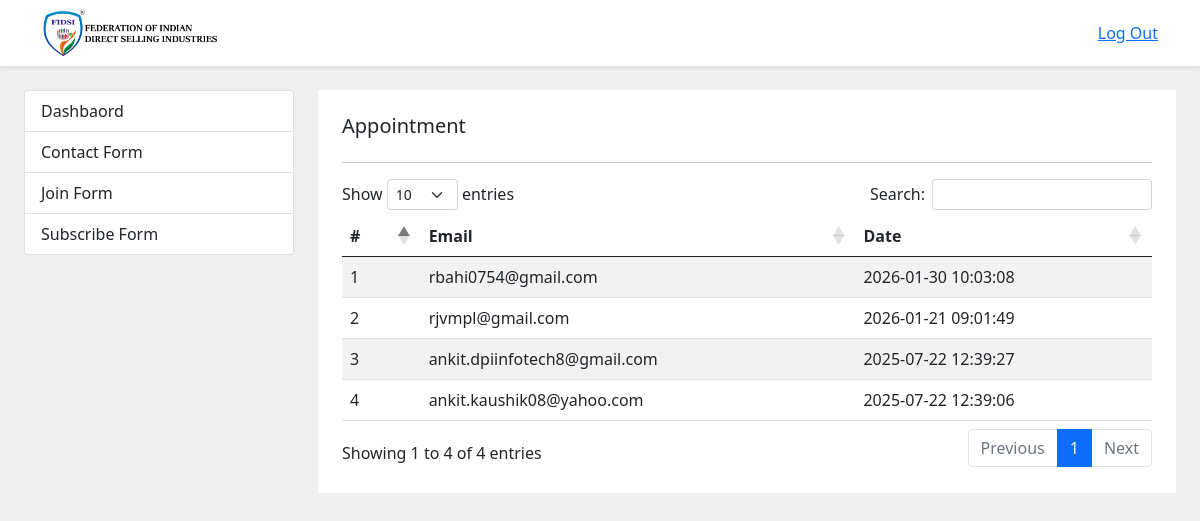
Page /admin/subscribe.php (signed in) on the committed database.
### tables this page shows
CREATE TABLE `subscribe` (
  `id` int(200) NOT NULL,
  `email` varchar(200) NOT NULL,
  `ddate` timestamp NOT NULL DEFAULT current_timestamp()
);

### admin/subscribe.php (the view, shortened to what this page needs)
<?php include_once'header.php';?>
<link rel="stylesheet" href="https://cdn.datatables.net/1.13.2/css/dataTables.bootstrap5.min.css">
<div class="mx-4">
    <div class="row">
        <?php include_once'leftlink.php';?>
        <div class="col-lg-9">
            <div class="bg-white p-4">
                <div class="d-flex justify-content-between align-item-center">
                    <h5>Appointment</h5>
                </div>
                <hr>
                <div class="table-responsive">
                <table id="example" class="table table-striped" style="width:100%">
                    <thead>
                        <tr>
                            <th>#</th>
                            <th>Email</th>
                            <th>Date</th>
                        </tr>
                    </thead>
                    <tbody>
                    <?php
                    $n=1;
                    $query = $mysqli->query("select * from subscribe order by id desc");
                    while($row = $query->fetch_assoc()){
                    ?>
                    <tr>
                        <td><?=$n?></td>
                        <td><?=$row['email']?></td>
                        <td><?=$row['ddate']?></td>
                    </tr>
                    <?php
                    $n++;
                    }
                    ?>
                    </tbody>
                </table>
                </div>
            </div>
        </div>
    </div>
</div>
</body>
</html>

### admin/header.php (shortened to what this page needs)
<!doctype html>
<html lang="en">
<head>
    <link href="https://cdn.jsdelivr.net/npm/bootstrap@5.0.2/dist/css/bootstrap.min.css" rel="stylesheet">
</head>
<body>
<header class="bg-white shadow-sm mb-4 py-2">
    <div class="container">
        <div class="d-flex justify-content-between align-items-center">
            <div class="brand-logo"><img src="../assets/images/logo/Fidsi-logo-black.png" alt=""></div>
            <div class="log-out"><a href="logout.php">Log Out</a></div>
        </div>
    </div>
</header>

### admin/leftlink.php
<div class="col-lg-3">
    <div class="list-group">
        <a href="dashboard.php" role="button" class="list-group-item list-group-item-action">Dashbaord</a>
        <a href="contact.php" role="button" class="list-group-item list-group-item-action">Contact Form</a>
        <a href="join.php" role="button" class="list-group-item list-group-item-action">Join Form</a>
        <a href="subscribe.php" role="button" class="list-group-item list-group-item-action">Subscribe Form</a>
    </div>
</div>

### admin/header.php (style rules this page uses)
body { background-color: #efefef; }
.brand-logo img { height: 50px; }

### rows in the picture
subscribe: email "rbahi0754@gmail.com", ddate "2026-01-30 10:03:08"
subscribe: email "rjvmpl@gmail.com", ddate "2026-01-21 09:01:49"
subscribe: email "ankit.dpiinfotech8@gmail.com", ddate "2025-07-22 12:39:27"
subscribe: email "ankit.kaushik08@yahoo.com", ddate "2025-07-22 12:39:06"
